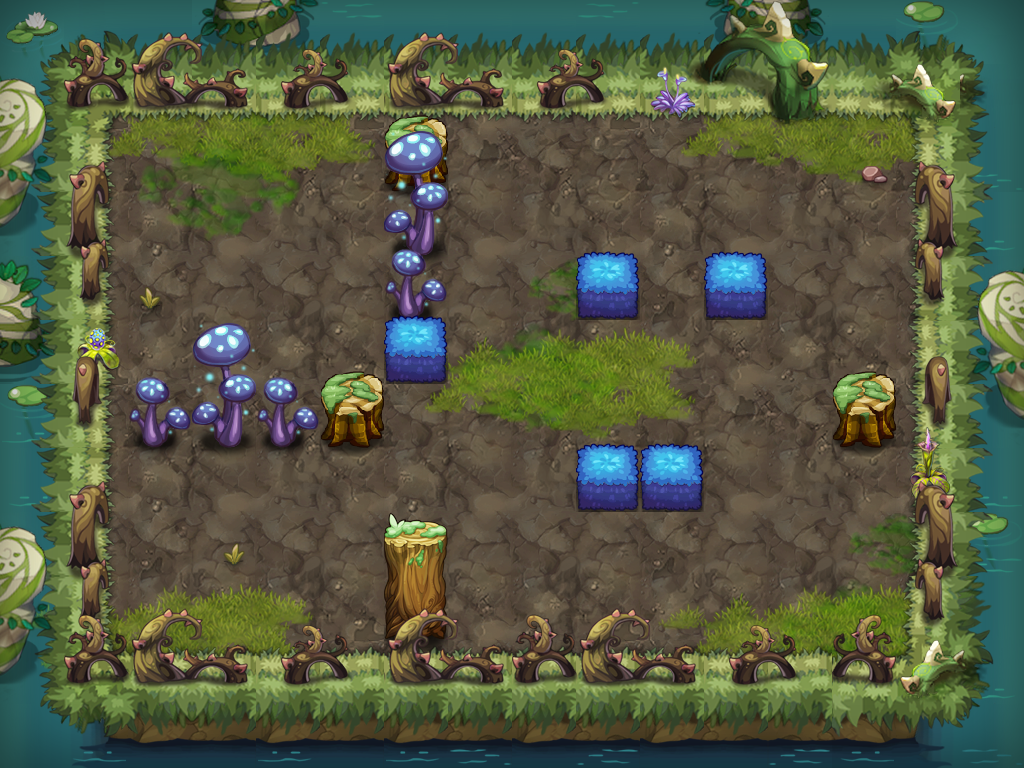

Below is a game level as drawn by its tile map, then a one-line description and the .tmx that defines it (tile-layer data replaced by summaries):
An orthogonal 16x12 tile map with 64x64 px tiles, 17 tile layers (PASS, 块层 14, 块层 15, 块层 16, ...) and 11 objects (7x TRAP, 3x hongsrng1, PLAYER).

<map version="1.0" orientation="orthogonal" width="16" height="12" tilewidth="64" tileheight="64">
 <properties>
  <property name="DESTRY1" value="221" />
  <property name="DESTRY2" value="225" />
  <property name="DESTRY3" value="223" />
  <property name="DESTRY_COUNT" value="3" />
  <property name="EXP" value="530" />
  <property name="ITEM" value="D015" />
  <property name="MONEY" value="795" />
 </properties>
 <tileset firstgid="1" name="swzz" tilewidth="64" tileheight="64">
  <image source="swzz-hd.png" width="1000" height="2048" />
 </tileset>
 <layer name="PASS" width="16" height="12">
  <data>[192 cells, 111 non-empty, 18 distinct tile ids]</data>
 </layer>
 <layer name="块层 14" width="16" height="12">
  <data>[192 cells, 148 non-empty, 22 distinct tile ids]</data>
 </layer>
 <layer name="块层 15" width="16" height="12">
  <data>[192 cells, 51 non-empty, 17 distinct tile ids]</data>
 </layer>
 <layer name="块层 16" width="16" height="12">
  <data>[192 cells, 67 non-empty, 14 distinct tile ids]</data>
 </layer>
 <layer name="块层 2" width="16" height="12">
  <data>[192 cells, 96 non-empty, 8 distinct tile ids]</data>
 </layer>
 <layer name="块层 4" width="16" height="12">
  <data>[192 cells, 17 non-empty, 10 distinct tile ids]</data>
 </layer>
 <layer name="块层 3" width="16" height="12">
  <data>[192 cells, 61 non-empty, 25 distinct tile ids]</data>
 </layer>
 <layer name="块层 6" width="16" height="12">
  <data>[192 cells, 26 non-empty, 9 distinct tile ids]</data>
 </layer>
 <layer name="块层 17" width="16" height="12">
  <data>[192 cells, 52 non-empty, 5 distinct tile ids]</data>
 </layer>
 <layer name="SHELTER 9" width="16" height="12">
  <data>[192 cells, 13 non-empty, 5 distinct tile ids]</data>
 </layer>
 <layer name="SHELTER 8" width="16" height="12">
  <data>[192 cells, 1 non-empty, 1 distinct tile ids]</data>
 </layer>
 <layer name="SHELTER 6" width="16" height="12">
  <data>[192 cells, 2 non-empty, 1 distinct tile ids]</data>
 </layer>
 <layer name="SHELTER 5" width="16" height="12">
  <data>[192 cells, 5 non-empty, 3 distinct tile ids]</data>
 </layer>
 <layer name="SHELTER 4" width="16" height="12">
  <data>[192 cells, 1 non-empty, 1 distinct tile ids]</data>
 </layer>
 <layer name="SHELTER 3" width="16" height="12">
  <data>[192 cells, 3 non-empty, 2 distinct tile ids]</data>
 </layer>
 <layer name="SHELTER 2" width="16" height="12">
  <data>[192 cells, 1 non-empty, 1 distinct tile ids]</data>
 </layer>
 <layer name="SHELTER 1" width="16" height="12">
  <data>[192 cells, 1 non-empty, 1 distinct tile ids]</data>
 </layer>
 <objectgroup name="对象层 1" width="32" height="24">
  <object name="PLAYER" type="PLAYER" x="192" y="128" width="64" height="64" />
  <object name="hongsrng1" x="640" y="192" width="64" height="64">
   <properties>
    <property name="lua_ai" value="monster_hongsrng_ai" />
    <property name="quality" value="hongsrng1.quality" />
   </properties>
  </object>
  <object name="fire1" type="TRAP" x="384" y="384" width="64" height="192">
   <properties>
    <property name="trap_id" value="1" />
    <property name="trap_particle" value="trap_bluefire_up_3.plist" />
    <property name="trap_state" value="open" />
   </properties>
  </object>
  <object name="hongsrng1" x="256" y="512" width="64" height="64">
   <properties>
    <property name="lua_ai" value="monster_hongsrng_ai" />
    <property name="quality" value="hongsrng1.quality" />
   </properties>
  </object>
  <object name="fire_control1" type="TRAP" x="320" y="576" width="64" height="64">
   <properties>
    <property name="trap_ani" value="switch.actor" />
    <property name="trap_floor" value="true" />
    <property name="trap_id" value="0" />
    <property name="trap_script" value="trap(&quot;fire_control1&quot;):setOpened( false ); trap(&quot;fire1&quot;):setVisit( false );" />
    <property name="trap_sound_id" value="2" />
    <property name="trap_start_mode" value="0" />
    <property name="trap_state" value="open" />
   </properties>
  </object>
  <object name="mp1" type="TRAP" x="320" y="128" width="64" height="64">
   <properties>
    <property name="trap_ani" value="mp.actor" />
    <property name="trap_floor" value="true" />
    <property name="trap_id" value="0" />
    <property name="trap_script" value="trap_moveto(&quot;PLAYER&quot;, &quot;mp1&quot;,target(&quot;mp2&quot;):getX(),target(&quot;mp2&quot;):getY() );" />
    <property name="trap_sound_id" value="1" />
    <property name="trap_start_mode" value="0" />
    <property name="trap_state" value="open" />
   </properties>
  </object>
  <object name="mp2" type="TRAP" x="128" y="576" width="64" height="64">
   <properties>
    <property name="trap_ani" value="mp.actor" />
    <property name="trap_floor" value="true" />
    <property name="trap_id" value="0" />
    <property name="trap_script" value="trap_moveto(&quot;PLAYER&quot;, &quot;mp2&quot;,target(&quot;mp1&quot;):getX(),target(&quot;mp1&quot;):getY() );" />
    <property name="trap_sound_id" value="1" />
    <property name="trap_start_mode" value="0" />
    <property name="trap_state" value="open" />
   </properties>
  </object>
  <object name="zi_dan_left1" type="TRAP" x="832" y="320" width="64" height="64">
   <properties>
    <property name="trap_ani" value="poison_tree.actor" />
    <property name="trap_delay" value="2" />
    <property name="trap_id" value="0" />
    <property name="trap_script" value="trap(&quot;zi_dan_left1&quot;):setAtkPower(target(&quot;PLAYER&quot;):getHP()*0.1);trap(&quot;zi_dan_left1&quot;):turnLeft(); trap(&quot;zi_dan_left1&quot;):getAI():getActions():addObject( AIUseSkill:create(   SkillLua:create(&quot;skill_0002&quot;)  )  );" />
    <property name="trap_start_mode" value="2" />
    <property name="trap_state" value="open" />
    <property name="trap_turn" value="left" />
   </properties>
  </object>
  <object name="hongsrng1" x="640" y="512" width="64" height="64">
   <properties>
    <property name="lua_ai" value="monster_hongsrng_ai" />
    <property name="quality" value="hongsrng1.quality" />
   </properties>
  </object>
  <object name="bh1" type="TRAP" x="704" y="384" width="64" height="64">
   <properties>
    <property name="trap_ani" value="black_hole.actor" />
    <property name="trap_floor" value="true" />
    <property name="trap_id" value="2" />
    <property name="trap_sh" value="0.1" />
    <property name="trap_sw" value="0.1" />
   </properties>
  </object>
  <object name="xy1" type="TRAP" x="704" y="384" width="64" height="64">
   <properties>
    <property name="lua_ai" value="trap_mire_ai" />
    <property name="trap_sh" value="0.1" />
    <property name="trap_sw" value="0.1" />
   </properties>
  </object>
 </objectgroup>
</map>
